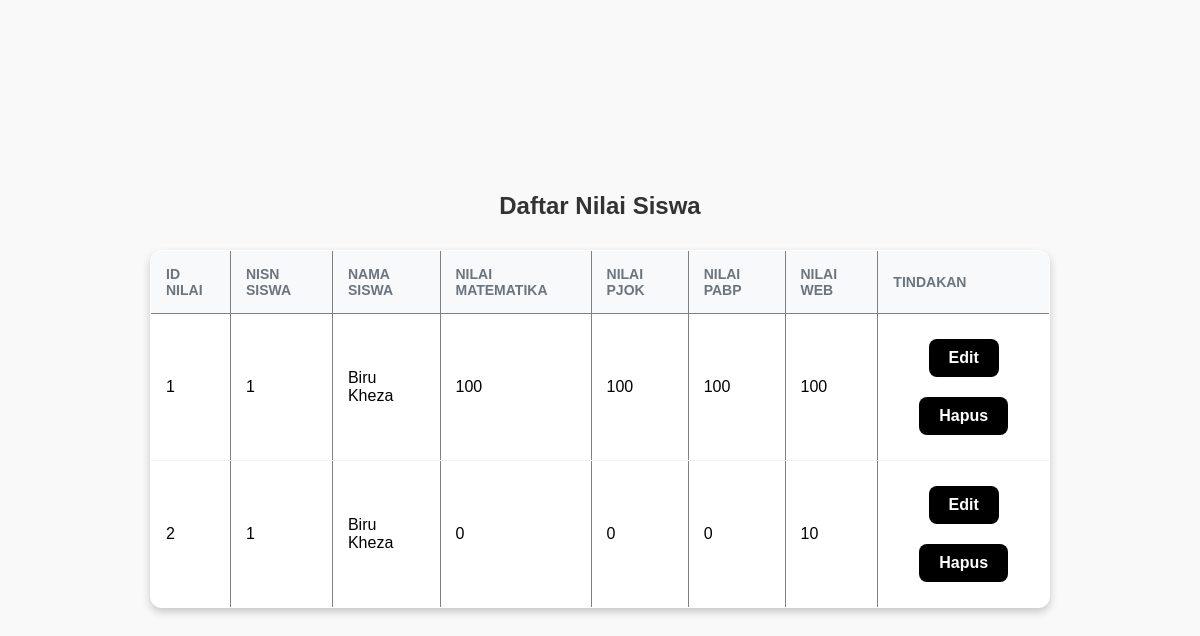
Page /lists/list-nilai.php on the committed database.
### tables this page shows
CREATE TABLE `tbl_mapel` (
  `id_nilai` int NOT NULL,
  `nisn_siswa` bigint NOT NULL,
  `nilai_mtk` int NOT NULL,
  `nilai_pjok` int NOT NULL,
  `nilai_pabp` int NOT NULL,
  `nilai_web` int NOT NULL
);

CREATE TABLE `tbl_siswa` (
  `nisn_siswa` bigint NOT NULL,
  `nama_siswa` varchar(50) NOT NULL,
  `alamat` text NOT NULL,
  `jenis_kelamin` varchar(10) NOT NULL,
  `agama` varchar(30) NOT NULL,
  `asal_sekolah` varchar(50) NOT NULL
);

### lists/list-nilai.php (the view, shortened to what this page needs)
<?php
include("../config/config.php");
$sql = "SELECT tbl_mapel.id_nilai, tbl_mapel.nisn_siswa, tbl_siswa.nama_siswa, tbl_mapel.nilai_mtk, tbl_mapel.nilai_pjok, tbl_mapel.nilai_pabp, tbl_mapel.nilai_web FROM tbl_mapel JOIN tbl_siswa ON tbl_mapel.nisn_siswa = tbl_siswa.nisn_siswa";
$query = mysqli_query($db, $sql);
?>
<!DOCTYPE html>
<html>
<head>
    <link rel="stylesheet" type="text/css" href="../css/style.css">
</head>
<body>
    <div class="containerTable">
        <h3>Daftar Nilai Siswa</h3>
        <table border="1">
            <thead>
                <tr>
                    <th>ID Nilai</th>
                    <th>NISN Siswa</th>
                    <th>Nama Siswa</th>
                    <th>Nilai Matematika</th>
                    <th>Nilai PJOK</th>
                    <th>Nilai PABP</th>
                    <th>Nilai Web</th>
                    <th>Tindakan</th>
                </tr>
            </thead>
            <tbody>
                <?php while ($nilai = mysqli_fetch_array($query)) { ?>
                    <tr>
                        <td><?php echo $nilai['id_nilai']; ?></td>
                        <td><?php echo $nilai['nisn_siswa']; ?></td>
                        <td><?php echo $nilai['nama_siswa']; ?></td>
                        <td><?php echo $nilai['nilai_mtk']; ?></td>
                        <td><?php echo $nilai['nilai_pjok']; ?></td>
                        <td><?php echo $nilai['nilai_pabp']; ?></td>
                        <td><?php echo $nilai['nilai_web']; ?></td>
                        <td>
                            <a href="../forms/forms-edit/form-edit-nilai.php?id=<?php echo $nilai['id_nilai']; ?>" class="btn-edit">Edit</a>
                            <a href="../processes/delete/hapus-nilai.php?id_nilai=<?php echo $nilai['id_nilai']; ?>" class="btn-hapus" onclick="return confirm('Apakah Anda yakin ingin menghapus data ini?')">Hapus</a>
                        </td>
                    </tr>
                <?php } ?>
            </tbody>
        </table>
    </div>
</body>
</html>

### css/style.css (style rules this page uses)
* { margin: 0; padding: 0; box-sizing: border-box; }
h3 { font-size: 24px; color: #333; margin-bottom: 30px; }
body { font-family: Arial, sans-serif; background-color: #f9f9f9; margin: 0; padding: 0; display: flex; justify-content: center; align-items: center; height: 100vh; }
.containerTable { width: 100%; max-width: 900px; text-align: center; }
.containerTable a { display: inline-block; background-color: #000; color: #fff; text-decoration: none; font-size: 16px; font-weight: bold; margin: 10px 0; padding: 10px 20px; border-radius: 8px; transition: background-color 0.3s; }
table { width: 100%; border-collapse: collapse; background-color: #fff; border-radius: 12px; overflow: hidden; box-shadow: 0 4px 8px rgba(0, 0, 0, 0.2); margin: 0 auto; }
thead { background-color: #f8f9fa; }
thead th { font-size: 14px; color: #6c757d; text-align: left; padding: 15px; text-transform: uppercase; }
tbody tr { border-bottom: 1px solid #f1f1f1; }
tbody td { font-size: 16px; padding: 15px; text-align: left; }
td:last-child { text-align: center; }

### rows in the picture
tbl_mapel: id_nilai "1", nisn_siswa "1", nisn_siswa.nama_siswa "Biru Kheza", nilai_mtk "100", nilai_pjok "100", nilai_pabp "100", nilai_web "100"
tbl_mapel: id_nilai "2", nisn_siswa "1", nisn_siswa.nama_siswa "Biru Kheza", nilai_mtk "0", nilai_pjok "0", nilai_pabp "0", nilai_web "10"
